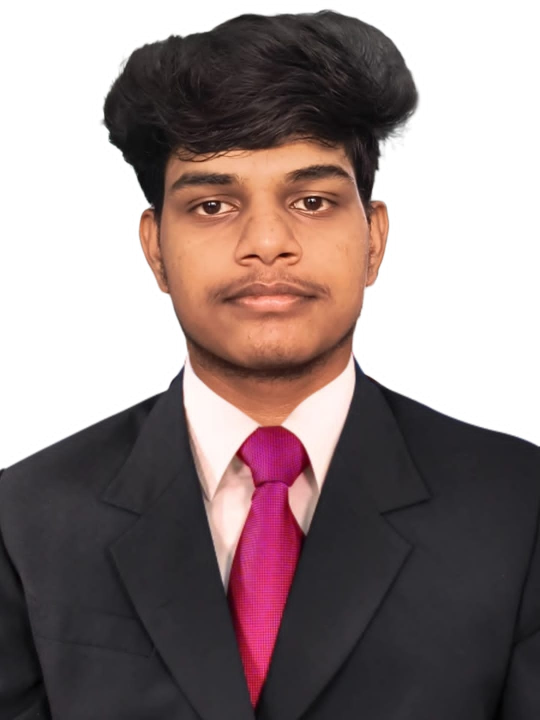
#> input picture ME.jpg, 1080 x 1440 px (shown at 1/2 size)
$ jupyter execute main_sunglass-code.ipynb
#> lines starting #> are read from the running program, lines starting #| are printed output that depends on the picture; after the words box and inside, x2 and y2 are one past the last pixel; in counts of white or black regions, pixels touching at a corner belong together
[cell 1]
# Import libraries
import cv2
import numpy as np
import matplotlib.pyplot as plt

[cell 2]
# Load the Face Image
faceImage = cv2.imread('ME.jpg')
#> faceImage is the input picture: shape (1440, 1080, 3); mean B, G, R 130.7, 131, 145.9
plt.imshow(faceImage[:,:,::-1]);plt.title("Face")

[cell 3]
faceImage.shape
#> Out = (1440, 1080, 3)

[cell 4]
#resized_faceImage.shape
faceImage.shape
#> Out = (1440, 1080, 3)

[cell 5]
# Load the Sunglass image with Alpha channel
# (http://pluspng.com/sunglass-png-1104.html)
glassPNG = cv2.imread('SUNGSS.png',-1)
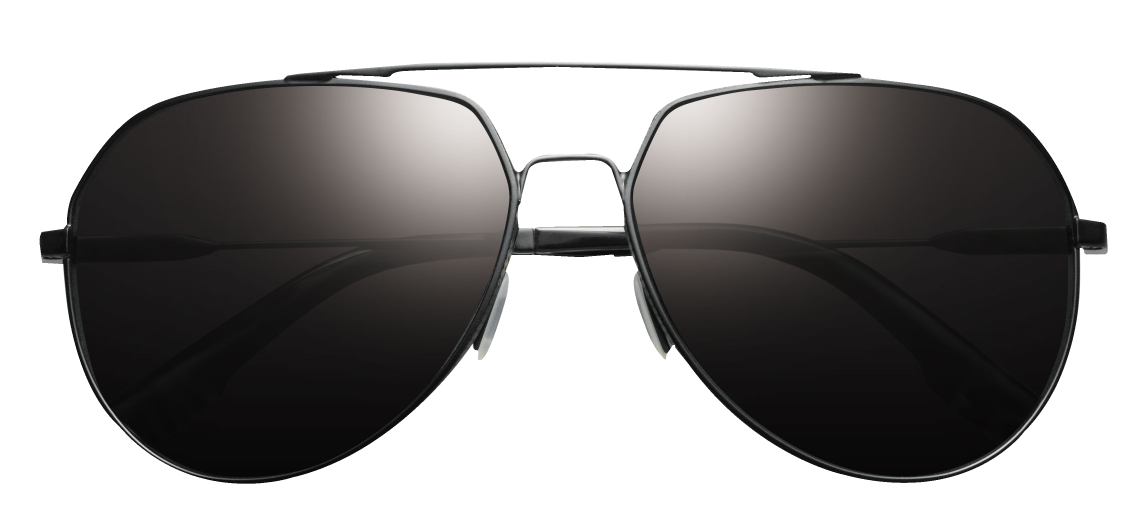
#> input picture SUNGSS.png, 3438 x 1583 px (shown at 1/3 size)
#> glassPNG is the input picture: shape (1583, 3438, 4); mean B, G, R, A 153.3, 153.8, 155.2, 128.6
plt.imshow(glassPNG[:,:,::-1]);plt.title("glassPNG")
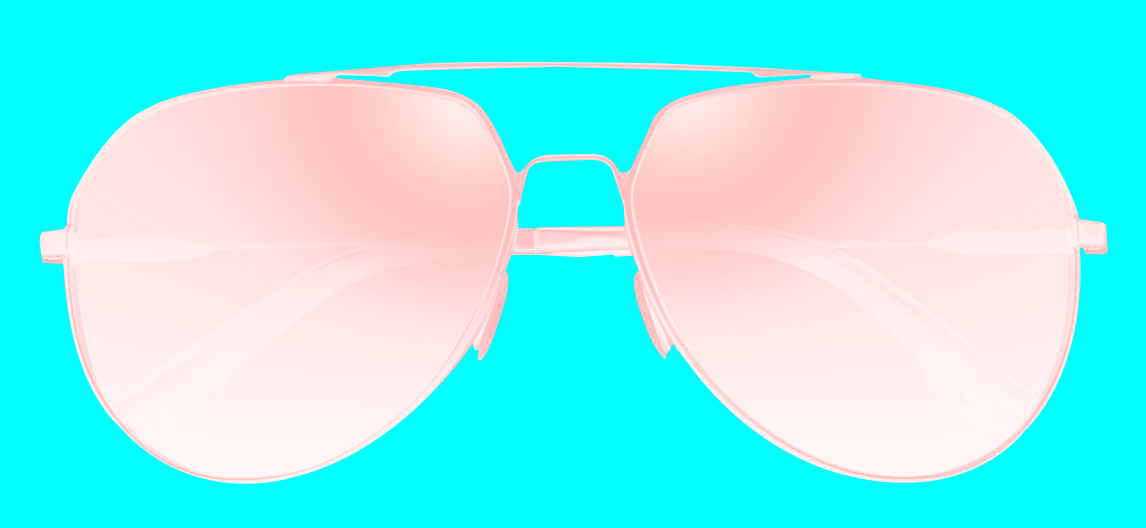
#> shown: shape (1583, 3438, 4) (shown at 1/3 size); mean R, G, B, A 128.6, 155.2, 153.8, 153.3; transparent parts drawn white

[cell 6]
# Resize the image to fit over the eye region
glassPNG = cv2.resize(glassPNG,(400, 160))
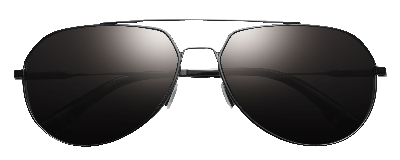
#> glassPNG: shape (160, 400, 4); mean B, G, R, A 153.3, 153.8, 155.2, 128.5
print("image Dimension ={}".format(glassPNG.shape))
#| image Dimension =(160, 400, 4)

[cell 7]
# Separate the Color and alpha channels
glassBGR = glassPNG[:,:,0:3]
gray_glass = cv2.cvtColor(glassBGR, cv2.COLOR_BGR2GRAY)
_, glassMask1 = cv2.threshold(gray_glass, 240, 255, cv2.THRESH_BINARY_INV)
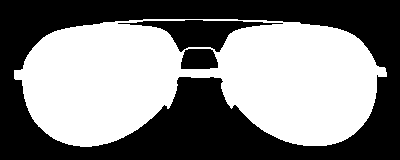
#> glassMask1: shape (160, 400); 50.6% white; 3 black regions, box (x1, y1, x2, y2) and area: (0, 0, 400, 160) 28952, (118, 20, 283, 52) 2013, (181, 49, 218, 69) 657

[cell 8]
# Display the images for clarity
plt.figure(figsize=[15,15])
plt.subplot(121);plt.imshow(cv2.cvtColor(glassBGR, cv2.COLOR_BGR2RGB));plt.title('Sunglass Color channels');
plt.subplot(122);plt.imshow(glassMask1,cmap='gray');plt.title('Sunglass Alpha channel');

[cell 9]
# Make a copy
#faceWithGlassesNaive = resized_faceImage.copy()
faceWithGlassesNaive = faceImage.copy()

# Replace the eye region with the sunglass image
faceWithGlassesNaive[350:510, 330:730] = glassBGR
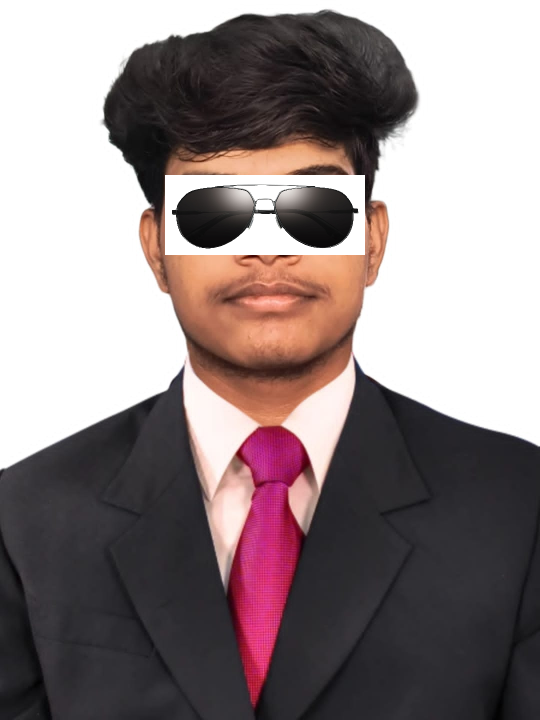
#> faceWithGlassesNaive: shape (1440, 1080, 3) (shown at 1/2 size); 4.12% of pixels changed, all inside (x1, y1, x2, y2) = (330, 350, 730, 510)
plt.imshow(faceWithGlassesNaive[...,::-1])

[cell 10]
# Make the dimensions of the mask same as the input image.
# Since Face Image is a 3-channel image, we create a 3 channel image for the mask
glassMask = cv2.merge((glassMask1,glassMask1,glassMask1))

# Make the values [0,1] since we are using arithmetic operations
glassMask = np.uint8(glassMask/255)

# Make a copy
faceWithGlassesArithmetic = faceImage.copy()

# Get the eye region from the face image
eyeROI = faceWithGlassesArithmetic[350:510, 330:730]
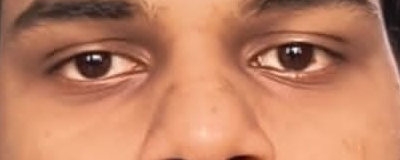
#> eyeROI: shape (160, 400, 3); mean B, G, R 99.7, 129.5, 192.4


glassBGR = cv2.resize(glassBGR, (400, 160))
glassMask = cv2.resize(glassMask, (400, 160))

glassMask = np.uint8(glassMask > 0)

# Use the mask to create the masked eye region
maskedEye = cv2.multiply(eyeROI,(1-  glassMask ))
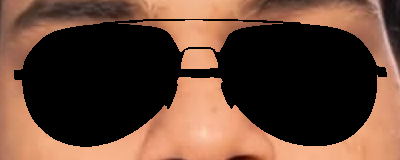
#> maskedEye: shape (160, 400, 3); mean B, G, R 51.3, 66.7, 97

# Use the mask to create the masked sunglass region
maskedGlass = cv2.multiply(glassBGR,glassMask)
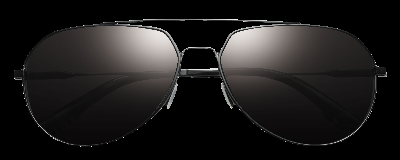
#> maskedGlass: shape (160, 400, 3); mean B, G, R 27.3, 27.8, 29.2

# Combine the Sunglass in the Eye Region to get the augmented image
eyeRoiFinal = cv2.add(maskedEye, maskedGlass)
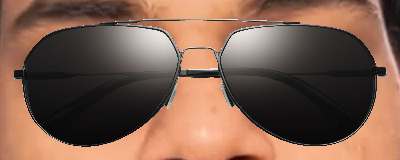
#> eyeRoiFinal: shape (160, 400, 3); mean B, G, R 78.6, 94.5, 126.3
eyeRoiFinal = cv2.resize(eyeRoiFinal, (400, 160))

# Display the intermediate results
plt.figure(figsize=[20,20])
plt.subplot(131);plt.imshow(maskedEye[...,::-1]);plt.title("Masked Eye Region")
plt.subplot(132);plt.imshow(maskedGlass[...,::-1]);plt.title("Masked Sunglass Region")
plt.subplot(133);plt.imshow(eyeRoiFinal[...,::-1]);plt.title("Augmented Eye and Sunglass")

[cell 11]
# Replace the eye ROI with the output from the previous section
faceWithGlassesArithmetic[350:510, 330:730] = eyeRoiFinal
#> faceWithGlassesArithmetic: shape (1440, 1080, 3); 2.08% of pixels changed, all inside (x1, y1, x2, y2) = (344, 369, 717, 497)

# Display the final result
plt.figure(figsize=[20,20]);
plt.subplot(121);plt.imshow(faceImage[:,:,::-1]); plt.title("Original Image");
plt.subplot(122);plt.imshow(faceWithGlassesArithmetic[:,:,::-1]);plt.title("With Sunglasses");
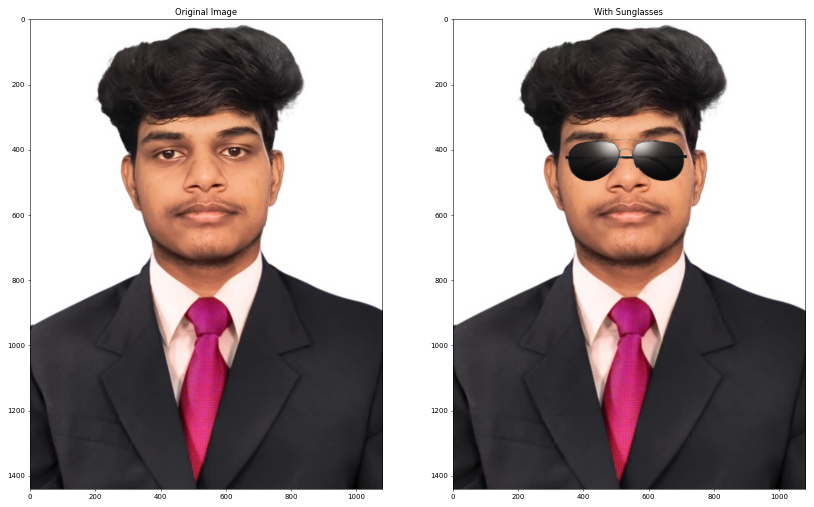
#> figure drawn by matplotlib, 2 panels
